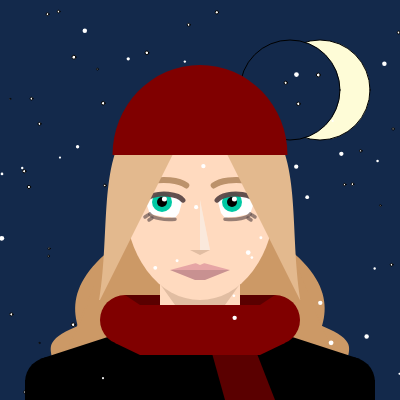
Frame 1 (no input)
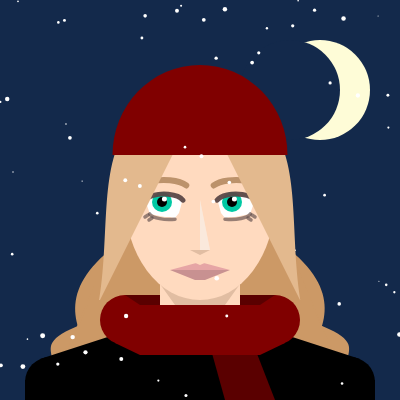
Frame 60 (no input)
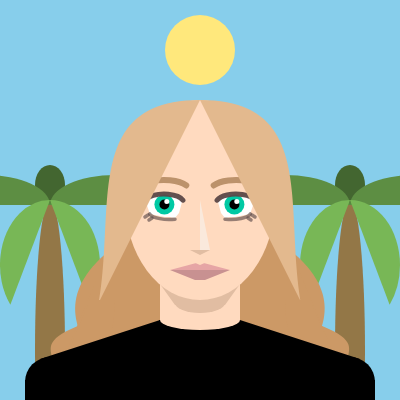
Frame 120 (the mouse pressed at the canvas centre since frame 60)

The p5.js sketch that drew these frames (run headless with seeded random() and noise() and a simulated clock; from frame 60 on, the mouse is pressed at the canvas centre):

// p5.js sketch
// ── sketch.js
function setup() {
  createCanvas(400, 400);
  frameRate(144);

  // Credit: u/ty_is_fly (Reddit)
  // https://www.reddit.com/r/p5js/comments/p8a2jj/comment/hz341cd/?utm_source=share&utm_medium=web2x&context=3
  // enlarges the screen if the inner window is bigger than 800 pixels
  // if (window.innerWidth > 800) {
  //   document.querySelector("canvas").style.height = `${innerHeight - 150}px`;
  //   document.querySelector("canvas").style.width = `${innerHeight - 150}px`;
  // } else {
  //   document.querySelector("canvas").style.height = `${innerHeight - 100}px`;
  //   document.querySelector("canvas").style.width = `${innerHeight - 100}px`;
  // }
}

function draw() {
  // easter egg (the position of the sun on the blue canves looks like the flag of Palau)
  if (round(mouseX) == round((2 * 400) / 6)) {
    console.log("Palau :D");
  }
  
  // if the mouse is over the inner window
  if ( mouseX > 0 && mouseX < width && 0 < mouseY && mouseY < height) {
    background("#87CEEB");
    sun();

    // background

    // palms
    fill("#937747");
    ellipse(350, 350, 30, 300);
    fill("#436630");
    arc(350, 185, 30, 40, (3 * PI) / 2, HALF_PI);
    arc(350, 185, 30, 40, HALF_PI, (3 * PI) / 2);
    fill("#5D8E43");
    arc(415, 205, 130, 60, PI, 2 * PI);
    arc(285, 205, 130, 60, PI, 2 * PI);
    fill("#78B756");
    arc(350, 265, 100, 130, HALF_PI + QUARTER_PI, (3 * PI) / 2, CHORD);
    arc(350, 265, 100, 130, (3 * PI) / 2, HALF_PI - QUARTER_PI, CHORD);

    fill("#937747");
    ellipse(width - 350, 350, 30, 300);
    fill("#436630");
    arc(width - 350, 185, 30, 40, (3 * PI) / 2, HALF_PI);
    arc(width - 350, 185, 30, 40, HALF_PI, (3 * PI) / 2);
    fill("#5D8E43");
    arc(width - 415, 205, 130, 60, PI, 2 * PI);
    arc(width - 285, 205, 130, 60, PI, 2 * PI);
    fill("#78B756");
    arc(width - 350, 265, 100, 130, HALF_PI + QUARTER_PI, (3 * PI) / 2, CHORD);
    arc(width - 350, 265, 100, 130, (3 * PI) / 2, HALF_PI - QUARTER_PI, CHORD);
  } else {
    background("#13294B");
    fill("#FEFCD7");
    ellipse(320, 90, 100);
    fill("#13294B");
    ellipse(290, 90, 100);
    fill(255);

    // back snow
    for (let i = 0; i < 50; i++) {
      ellipse(random(0, 400), random(0, 400), random(1, 4));
    }
  }
  noStroke();

  // hair
  fill("#cc9966");
  bezier(108, 315, 0, 350, 90, 350, 30, 400);
  bezier(110, 250, 0, 340, 200, 400, 50, 400);
  triangle(67, 350, 130, 200, 200, 400);
  rect(96, 265, 100, 200);

  bezier(width - 108, 315, width, 350, width - 90, 350, width - 30, 400);
  bezier(width - 110, 250, width, 340, width - 200, 400, width - 50, 400);
  triangle(width - 68, 350, width - 130, 200, width - 201, 400);
  rect(width / 2 + 96, 265, 100, 0);

  //neck
  fill("#FFDABF");
  rect(width / 2 - 40, height / 2 + 80, 80, 100);

  // neck shadow
  fill("#E1BDA2");
  beginShape();
  vertex(width / 2 - 50, height / 2 + 70);
  vertex(width / 2 + 50, height / 2 + 70);
  vertex(width / 2 + 25, height / 2 + 105);
  vertex(width / 2 - 25, height / 2 + 105);
  endShape();
  arc(width / 2, height / 2 + 103, 50, 20, 0, PI);

  // head
  fill("#FFDABF");
  ellipse(width / 2, height / 2, 150, 200);

  // eyes
  if(frameCount%100==0){
    // blinking
    closed_eyes()
  }
  else{
    eyes();
  }

  noStroke();

  // nose
  fill("#E1BDA2");
  triangle(
    width / 2 - 10,
    height / 2 + 50,
    width / 2,
    height / 2 + 55,
    width / 2 + 10,
    height / 2 + 50
  );

  // nose shading according to sun position
  // if the x mouse xoordinate is less than width/2, shading is on the left side
  // otherwise it is on the right
  if (mouseX > 0 && mouseX < width / 2 && mouseY > 0 && mouseY < height) {
    fill("#FAE9DC");
    triangle(
      width / 2,
      height / 2 + 50,
      width / 2,
      height / 2,
      width / 2 - 10,
      height / 2 + 50
    );
  } else {
    fill("#FAE9DC");
    triangle(
      width / 2,
      height / 2 + 50,
      width / 2,
      height / 2,
      width / 2 + 10,
      height / 2 + 50
    );
  }

  // mouth
  fill("#E6A5A5");
  triangle(
    width / 2 - 30,
    height / 2 + 70,
    width / 2,
    height / 2 + 62,
    width / 2,
    height / 2 + 70
  );
  triangle(
    width / 2 + 30,
    height / 2 + 70,
    width / 2,
    height / 2 + 62,
    width / 2,
    height / 2 + 70
  );

  // cupids bow
  fill("#FFDABF");
  triangle(
    width / 2 - 7,
    height / 2 + 62,
    width / 2 + 7,
    height / 2 + 62,
    width / 2,
    height / 2 + 65
  );

  fill("#C89191");
  triangle(
    width / 2 - 30,
    height / 2 + 70,
    width / 2 - 5,
    height / 2 + 80,
    width / 2 - 5,
    height / 2 + 70
  );
  
  triangle(
    width / 2 + 30,
    height / 2 + 70,
    width / 2 + 5,
    height / 2 + 80,
    width / 2 + 5,
    height / 2 + 70
  );
  
  rect(width / 2 - 5, height / 2 + 70, 10, 10);

  // bangs
  fill("#E3B98E");
  bezier(width / 2, height / 2 - 100, 40, 100, 160, 300, 50, 400);
  bezier(
    width / 2,
    height / 2 - 100,
    width - 40,
    100,
    width - 160,
    300,
    width - 50,
    400
  );
  
  fill("#cc9966");
  arc(90, 300, 50, 120, 0, HALF_PI + 0.4);
  arc(width - 90, 300, 50, 120, HALF_PI - 0.4, PI);

  // torso
  fill(0);
  rect(50, height - 43, 300, 50);
  rect(width / 2 - 41, height - 80, 81, 40);
  fill("#FFDABF");
  arc(width / 2, height - 80, 80, 20, 0, PI);

  // left shoulder
  fill(0);
  ellipse(50, height - 18, 50);
  rect(25, height - 20, 30, 50);
  triangle(
    40,
    height - 41,
    width / 2 - 40,
    height - 80,
    width / 2 - 40,
    height - 41
  );

  // right shoulder
  fill(0);
  ellipse(width - 50, height - 18, 50);
  rect(width - 55, height - 20, 30, 50);
  triangle(
    width - 40,
    height - 41,
    width / 2 + 40,
    height - 80,
    width / 2 + 40,
    height - 41
  );

  if (0 < mouseX && mouseX < 400 && 0 < mouseY && mouseY < 400) {
    
  } else {
    
    // scarf shows on top when the mouse is not on the screen
    // scarf
    fill("#5a0000");
    rect(width / 2 - 75, height - 105, 35, 20);
    rect(width / 2 + 40, height - 105, 35, 20);
    quad(
      width / 2,
      height - 90,
      width / 2 + 40,
      height - 90,
      width / 2 + 75,
      height,
      width / 2 + 25,
      height
    );
    fill("#800000");
    rect(width / 2 - 60, height - 95, 120, 50);
    arc(width / 2 - 75, height - 80, 50, 50, HALF_PI, 2 * PI - HALF_PI);
    arc(width / 2 + 75, height - 80, 50, 50, -HALF_PI, 2 * PI + HALF_PI);
    quad(
      width / 2 - 75,
      height - 105,
      width / 2 - 60,
      height - 95,
      width / 2 - 60,
      height - 45,
      width / 2 - 85,
      height - 57
    );
    quad(
      width / 2 + 75,
      height - 105,
      width / 2 + 60,
      height - 95,
      width / 2 + 60,
      height - 45,
      width / 2 + 85,
      height - 57
    );

    // hat
    fill("#800000");
    arc(width / 2, height / 2 - 45, 175, 180, PI, PI * 2);

    // nose overlay
    // since the previous code is on the face, the shade will remain on the side the mouse is removed from the screen.
    // since the moon is to the right, this prevents it from looking unrealistic
    fill("#FFDABF");
    triangle(
      width / 2,
      height / 2 + 50,
      width / 2,
      height / 2,
      width / 2 + 10,
      height / 2 + 50
    );
    fill("#FAE9DC");
    triangle(
      width / 2,
      height / 2 + 50,
      width / 2,
      height / 2,
      width / 2 + 10,
      height / 2 + 50
    );

    // front snowflakes
    fill(255);
    for (let i = 0; i < 30; i++) {
      ellipse(random(0, 400), random(0, 400), random(2, 5));
    }
  }
}

function eyes() {
  fill(255);

  // sclera left (white part of the eye)
  beginShape();
  vertex(145, 200);
  vertex(150, 198);
  vertex(155, 196);
  vertex(165, 195);
  vertex(170, 193);
  vertex(182, 200);
  vertex(182, 202);
  vertex(179, 213);
  vertex(175, 218);
  vertex(170, 217);
  vertex(165, 217);
  vertex(160, 216);
  vertex(155, 215);
  vertex(150, 214);

  endShape();

  // sclera right
  beginShape();
  vertex(width - 145, 200);
  vertex(width - 150, 198);
  vertex(width - 155, 196);
  vertex(width - 165, 195);
  vertex(width - 170, 193);
  vertex(width - 182, 200);
  vertex(width - 182, 202);
  vertex(width - 179, 213);
  vertex(width - 175, 218);
  vertex(width - 170, 217);
  vertex(width - 165, 217);
  vertex(width - 160, 216);
  vertex(width - 155, 215);
  vertex(width - 150, 214);
  endShape();

  // the eye is mapped to move in accordance to the cursos, in a small area
  // iris
  fill("#00C9A4");
  ellipse(map(mouseX, 0, 500, 162, 168), map(mouseY, 0, 400, 202, 207), 20);
  ellipse(map(mouseX, 0, 500, 232, 238), map(mouseY, 0, 400, 202, 207), 20);

  // pupil
  fill(0);
  ellipse(map(mouseX, 0, 500, 162, 168), map(mouseY, 0, 400, 202, 207), 10);
  ellipse(map(mouseX, 0, 500, 232, 238), map(mouseY, 0, 400, 202, 207), 10);

  // highlight
  fill(255);
  ellipse(
    map(mouseX + 200, 0, 500, 162, 168),
    map(mouseY - 250, 0, 400, 202, 207),
    5
  );
  ellipse(
    map(mouseX + 200, 0, 500, 232, 238),
    map(mouseY - 250, 0, 400, 202, 207),
    5
  );

  // eyelids
  noFill();
  stroke(90, 71, 71, 240);
  strokeWeight(5);
  arc(164, 203, 40, 18, PI + 0.1, TWO_PI - 0.15, OPEN);
  arc(236, 203, 40, 18, PI + 0.15, TWO_PI - 0.1, OPEN);

  stroke(90, 71, 71, 160);
  strokeWeight(3.5);
  arc(169, 212, 40, 15, HALF_PI - 0.7, PI - 0.1);
  arc(231, 212, 40, 15, 0.1, HALF_PI + 0.7);

  // eyelashes
  line(148, 215, 145, 217);
  line(152, 218, 149, 220);
  line(width - 148, 215, width - 145, 217);
  line(width - 152, 218, width - 149, 220);

  // eyebrows
  stroke(170, 127, 85, 200);
  strokeWeight(6);
  arc(164, 190, 50, 20, PI + 0.1, TWO_PI - 0.2, OPEN);
  arc(236, 190, 50, 20, PI + 0.2, TWO_PI - 0.1, OPEN);
}

function closed_eyes(){
  // closed eyes (arcs are flipped from the eye function, just flipped)
  noFill();
  stroke(90, 71, 71, 240);
  strokeWeight(5);
  arc(164, 210, 40, 18, TWO_PI+0.15, PI, OPEN);
  arc(236, 210, 40, 18, TWO_PI, PI-0.15, OPEN);
  
  // eyebrows
  stroke(170, 127, 85, 200);
  strokeWeight(6);
  arc(164, 190, 50, 20, PI + 0.1, TWO_PI - 0.2, OPEN);
  arc(236, 190, 50, 20, PI + 0.2, TWO_PI - 0.1, OPEN);
}

function sun() {
  fill("#FFE87C");
  // angle is mapped from PI to 2PI in accordance to mouseX
  var angle = map(mouseX, -400, 800, PI, 2 * PI);

  // the sun moves with the x coordinate of the mouse
  var sunX = width / 2 + cos(angle) * 550;
  var sunY = height + sin(angle) * 350;

  ellipse(sunX, sunY, 70);
}

// ── style.css
html, body {
  margin: 0;
  padding: 0;
}
canvas {
  display: block;
}

body{
  margin: 0;
  display: flex;

  justify-content: center;

  align-items: center;
}
